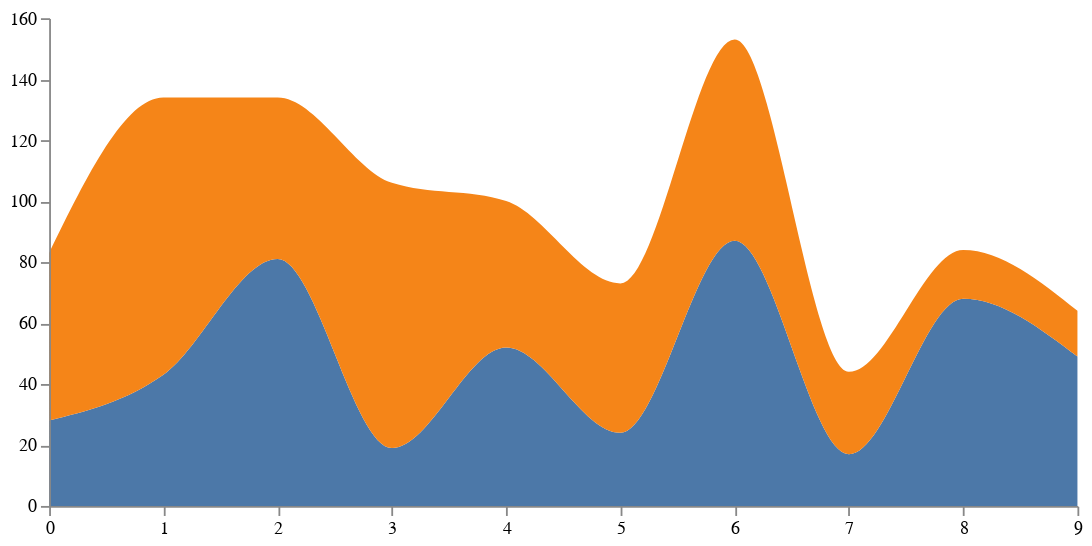

Write a Vega-Lite specification for this figure.
### Vega specification from a JSON file in a GitHub repository (floating-point values rounded to 4 significant figures)
{"$schema": "https://vega.github.io/schema/vega/v4.json", "autosize": {"type": "fit", "contains": "padding"}, "padding": 5, "width": 600, "height": 300, "data": [{"name": "table", "values": [{"x": 0, "y": 28, "c": 0}, {"x": 0, "y": 55, "c": 1}, {"x": 1, "y": 43, "c": 0}, {"x": 1, "y": 91, "c": 1}, {"x": 2, "y": 81, "c": 0}, {"x": 2, "y": 53, "c": 1}, {"x": 3, "y": 19, "c": 0}, {"x": 3, "y": 87, "c": 1}, {"x": 4, "y": 52, "c": 0}, {"x": 4, "y": 48, "c": 1}, {"x": 5, "y": 24, "c": 0}, {"x": 5, "y": 49, "c": 1}, {"x": 6, "y": 87, "c": 0}, {"x": 6, "y": 66, "c": 1}, {"x": 7, "y": 17, "c": 0}, {"x": 7, "y": 27, "c": 1}, {"x": 8, "y": 68, "c": 0}, {"x": 8, "y": 16, "c": 1}, {"x": 9, "y": 49, "c": 0}, {"x": 9, "y": 15, "c": 1}], "transform": [{"type": "stack", "groupby": ["x"], "sort": {"field": "c"}, "field": "y"}]}], "scales": [{"name": "x", "type": "point", "range": "width", "domain": {"data": "table", "field": "x"}}, {"name": "y", "type": "linear", "range": "height", "nice": true, "zero": true, "domain": {"data": "table", "field": "y1"}}, {"name": "color", "type": "ordinal", "range": "category", "domain": {"data": "table", "field": "c"}}], "axes": [{"orient": "bottom", "scale": "x", "zindex": 1}, {"orient": "left", "scale": "y", "zindex": 1}], "marks": [{"type": "group", "from": {"facet": {"name": "series", "data": "table", "groupby": "c"}}, "marks": [{"type": "area", "from": {"data": "series"}, "encode": {"enter": {"interpolate": {"value": "monotone"}, "x": {"scale": "x", "field": "x"}, "y": {"scale": "y", "field": "y0"}, "y2": {"scale": "y", "field": "y1"}, "fill": {"scale": "color", "field": "c"}}, "update": {"fillOpacity": {"value": 1}}, "hover": {"fillOpacity": {"value": 0.5}}}}]}]}
